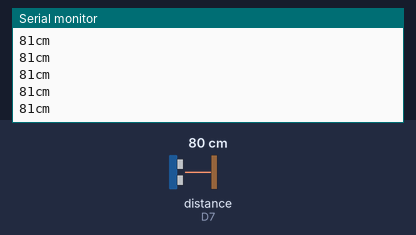
The sketch below on a simulated ESP8266 (NodeMCU). On the bench: the last lines printed to the serial monitor. The inputs (shaded band) are chosen by the test bench; at power-on: distance to the obstacle (sensor on D7) 80 cm. The echo pulse lasts 58.3 µs per cm.

Above: at 1.2 s.
1.3 s: distance to the obstacle (sensor on D7) set to 2 cm
At 1.59 s:
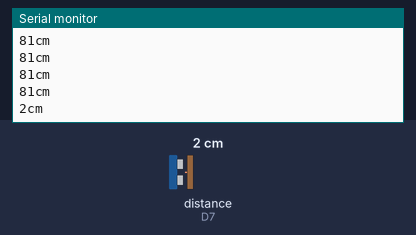
2.8 s: distance to the obstacle (sensor on D7) set to 4 cm
At 2.8 s:
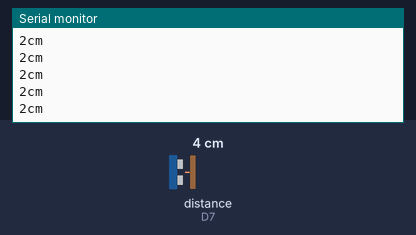
Timing chart, 0 to 5.8 s (numbered marks = the images above; inputs shaded):
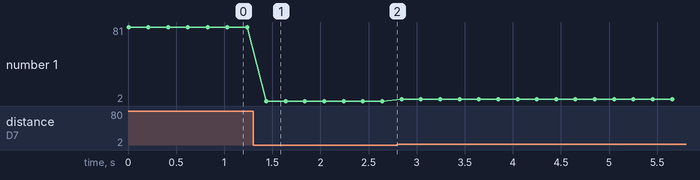

Measured:
- after the input at 1.3 s, the serial monitor: prints a new line after 0.14 s (image 1)
- plotted number 1: 81 → 2 after the input at 1.3 s, 2 → 4 after the input at 2.8 s

The sketch:

Distance.ino
```cpp
#include <NewPing.h>
#define TRIGGER_PIN D8
#define ECHO_PIN D7
#define MAX_DISTANCE 200
NewPing sonar(TRIGGER_PIN, ECHO_PIN, MAX_DISTANCE);

void setup() {
  Serial.begin(9600);
}
void loop() {
  //Read distance
  unsigned int distance_cm = sonar.ping_cm();
  Serial.println(String(distance_cm) + "cm");
  delay(200);
}
```
